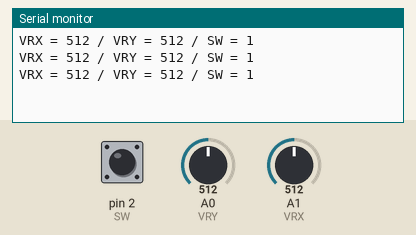
A sketch run on a simulated Arduino Uno, built with avr-gcc and run on an emulated ATmega328P. Shown: the last lines printed to the serial monitor. Inputs (shaded band) come from the test bench; at power-on: A0 (VRY) = 512, A1 (VRX) = 512, pin 2 (SW) HIGH.

Above: at 1.3 s.
1.4 s: A0 (VRY) set to 716
At 1.9 s:
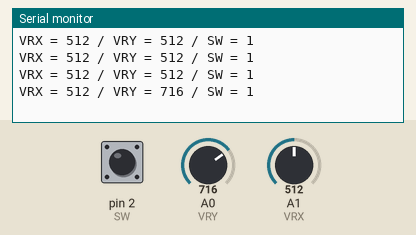
2.9 s: A1 (VRX) set to 716
At 3.4 s:
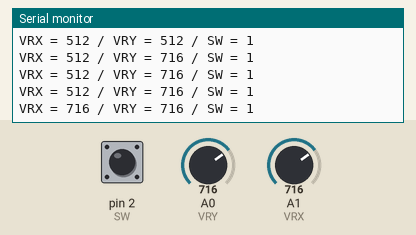
4.4 s: pin 2 (SW) pulled LOW for 0.6 s
At 4.9 s:
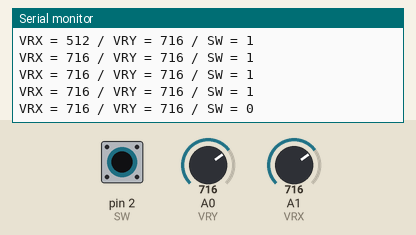
6.5 s: A0 (VRY) set to 900
At 6.9 s:
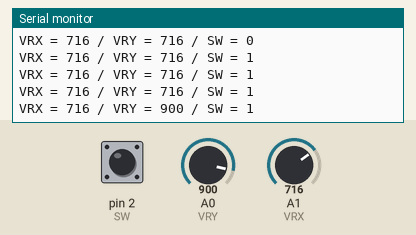
8.0 s: pin 2 (SW) pulled LOW for 1 s
At 8.4 s:
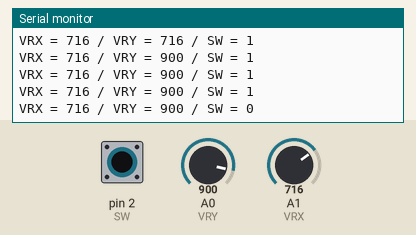
10.5 s: A1 (VRX) set to 900
At 10.9 s:
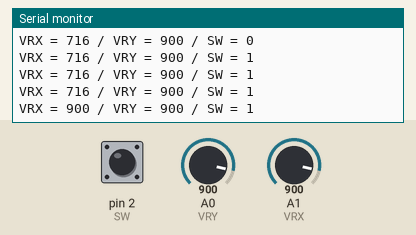
Timing chart, 0 to 13.0 s (numbered marks = the images above; inputs shaded):
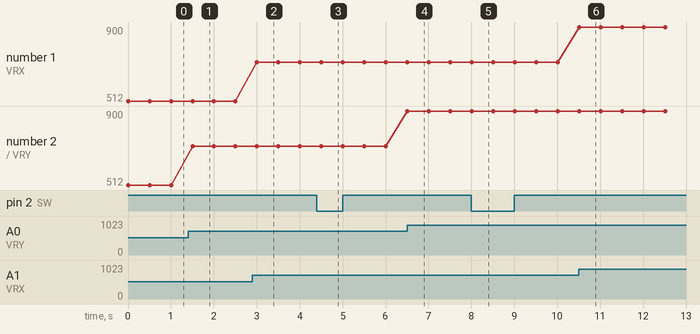

Measured:
- after the input at 1.4 s, the serial monitor: prints a new line after 0.10 s (image 1)
- after the input at 2.9 s, the serial monitor: prints a new line after 0.11 s (image 2)
- after the input at 4.4 s, the serial monitor: prints a new line after 0.11 s (image 3)
- after the input at 6.5 s, the serial monitor: prints a new line at once (image 4)
- after the input at 8.0 s, the serial monitor: prints a new line at once (image 5)
- after the input at 10.5 s, the serial monitor: prints a new line at once (image 6)
- plotted number 2: 512 → 716 after the input at 1.4 s, 716 → 900 after the input at 6.5 s

The sketch:

joystick.ino
```cpp
int SW = 2;
int VRX = A1;
int VRY = A0;

void setup() {
  Serial.begin(9600);
  pinMode(SW, INPUT_PULLUP);
}

void loop() {
  Serial.print("VRX = ");
  Serial.print(analogRead(VRX));
  Serial.print(" / ");
  Serial.print("VRY = ");
  Serial.print(analogRead(VRY));
  Serial.print(" / ");
  Serial.print("SW = ");
  Serial.println(digitalRead(SW));
  delay(500);
}
```
